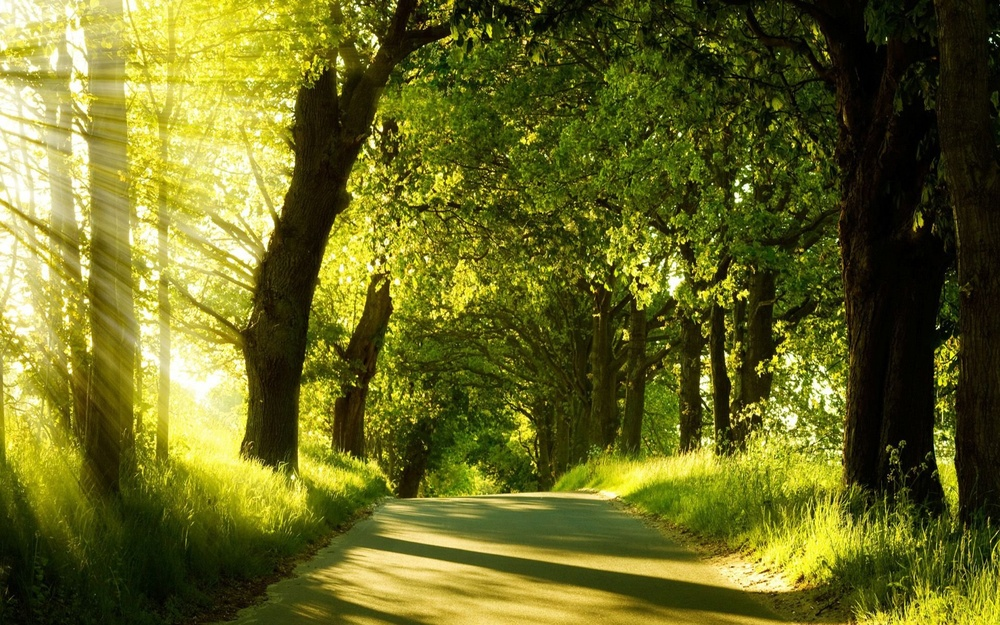
#> input picture D6/input_image.jpg, 1000 x 625 px, shrunk from 1920 x 1200 before the run
$ python obrazek.py
#> lines starting #> are read from the running program, lines starting #| are printed output that depends on the picture
# Vytvoříme bílý obrázek stejné velikosti jako nahraný obrázek a pomocí průměrného rozdílu pixelů do tohoto obrazku zakreslujeme pixely (hrany)

from PIL import Image, ImageDraw

def load_image(file_path):
    return Image.open(file_path)

def save_image(image, file_path):
    image.save(file_path)

# Funkce pro detekci krajů v obrázku
def detect_edges(image, threshold):
    width, height = image.size
    result_image = Image.new("RGB", (width, height), "white")
    draw = ImageDraw.Draw(result_image)

    for x in range(1, width - 1):
        for y in range(1, height - 1):
            current_pixel = image.getpixel((x, y))
            left_pixel = image.getpixel((x - 1, y))
            right_pixel = image.getpixel((x + 1, y))
            top_pixel = image.getpixel((x, y - 1))
            bottom_pixel = image.getpixel((x, y + 1))

            # Výpočet průměrného rozdílu pixelů
            avg_difference = sum(abs(current_pixel[i] - neighbor[i]) for neighbor in [left_pixel, right_pixel, top_pixel, bottom_pixel] for i in range(3)) / 3

            # Pokud je rozdíl v hodnotách větší než threshold, nastavíme pixel na černou barvu
            if avg_difference > threshold:
                draw.point((x, y), fill="black")

    return result_image

def detection(input_path, output_path):
#> called with input_path = 'input_image.jpg', output_path = 'out_image.jpg'
    threshold = int(input("Please enter a threshold between 0 and 100: "))
#> the answer given: 100
    while threshold < 0 or threshold > 100:
        print("Invalid threshold. Please enter a value between 0 and 100.")
        threshold = int(input("Enter threshold: "))

    input_image = load_image(input_path)
#> in load_image, returned value is the input picture: PIL image 1000x625 RGB; mean R, G, B 105.4, 106, 35

    edge_image = detect_edges(input_image, threshold)
#> in detect_edges, `result_image = Image.new("RGB", (width, height), "white")`: result_image: PIL image 1000x625 RGB; every value is 255
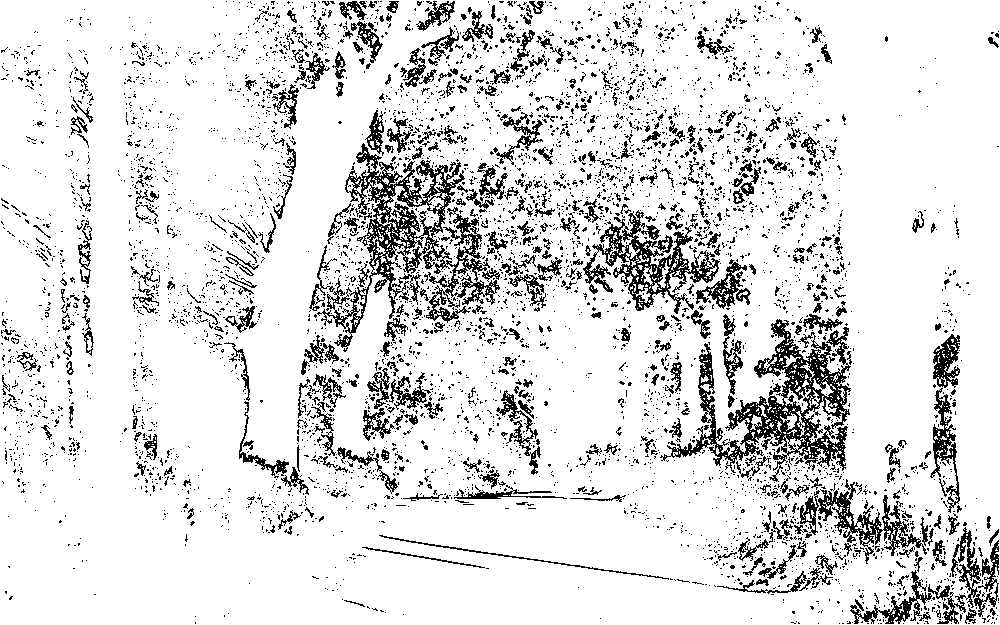
#> edge_image: PIL image 1000x625 RGB; 87.2% white; black in thin lines or dots

    save_image(edge_image, output_path)


detection("input_image.jpg", "out_image.jpg")

$ run again, with 1-8 Lectures/12/Transformace/image.jpg copied over D6/input_image.jpg
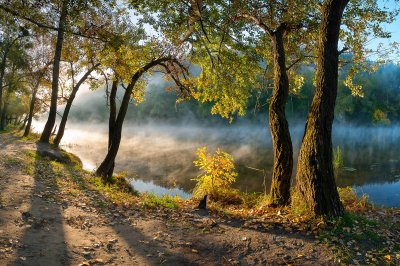
#> input picture 1-8 Lectures/12/Transformace/image.jpg, 400 x 266 px
#> in load_image, returned value is the input picture: PIL image 400x266 RGB; mean R, G, B 101, 95.8, 72.2
#> result_image: PIL image 400x266 RGB; every value is 255
#> in detection, `edge_image = detect_edges(input_image, threshold)`:
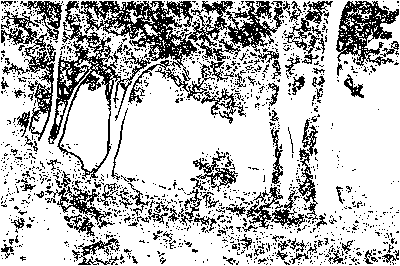
#> edge_image: PIL image 400x266 RGB; 74.9% white; black in thin lines or dots

$ run again, with 1-8 Lectures/12/Sifry/c1.jpg copied over D6/input_image.jpg
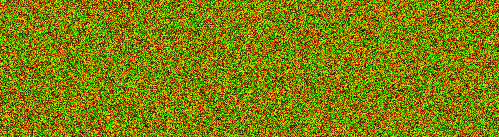
#> input picture 1-8 Lectures/12/Sifry/c1.jpg, 499 x 137 px
#> in load_image, returned value is the input picture: PIL image 499x137 RGBA; mean R, G, B, A 127.8, 128.3, 2.6, 255
#> result_image: PIL image 499x137 RGB; every value is 255
#> in detection, `edge_image = detect_edges(input_image, threshold)`:
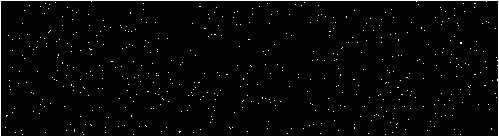
#> edge_image: PIL image 499x137 RGB; 2.7% white in thin lines or dots
